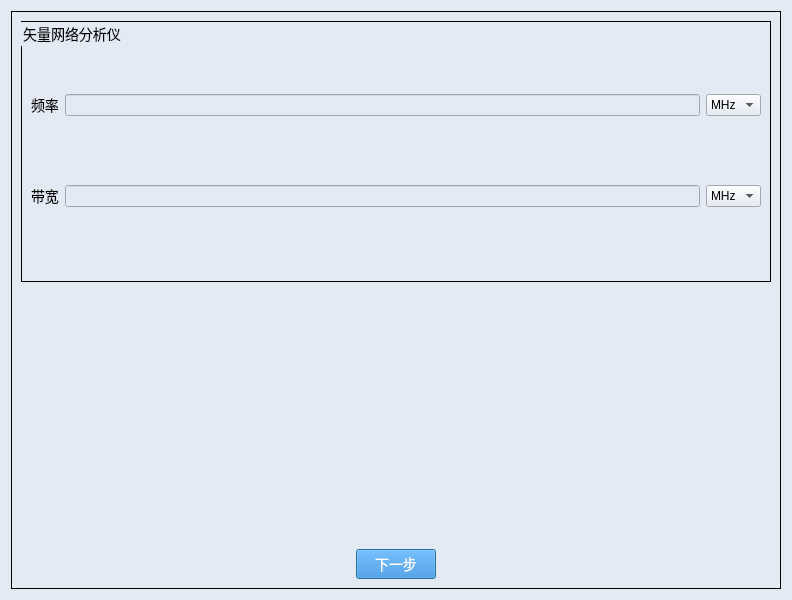
<?xml version="1.0" encoding="UTF-8"?>
<ui version="4.0">
 <class>Dialog</class>
 <widget class="QDialog" name="Dialog">
  <property name="geometry">
   <rect>
    <x>0</x>
    <y>0</y>
    <width>792</width>
    <height>600</height>
   </rect>
  </property>
  <property name="font">
   <font>
    <family>Microsoft YaHei</family>
    <pointsize>14</pointsize>
   </font>
  </property>
  <property name="windowTitle">
   <string>Dialog</string>
  </property>
  <property name="styleSheet">
   <string notr="true">
QWidget{
background-color:#E3EAF4;
}
QLineEdit{
background-color:#E3EAF4;
}
QDialog{
background-color:#E3EAF4;
margin-top:10px;
}
QLabel{
font-size:14px;
font-family:Microsoft YaHei;
background-color:#E3EAF4;
}
QGroupBox{
font-size:14px;
font-family:Microsoft YaHei;
border:1px solid rgb(0, 0, 0);
background-color:#E3EAF4;
}
QPushButton{
background-color:#2884D8;
color: #FFFFFF;
font-size:14px;
font-family:Microsoft YaHei;
}
QTextBrowser{
border-width:0;
border-style:outset;
background-color:#E3EAF4;
}
QGraphicsView{
background-color:#E3EAF4;
border-width:0;
border-style:outset;
}</string>
  </property>
  <layout class="QGridLayout" name="gridLayout_2">
   <item row="0" column="0">
    <widget class="QGroupBox" name="groupBox">
     <property name="title">
      <string/>
     </property>
     <layout class="QGridLayout" name="gridLayout_4" rowstretch="1,0,1,0">
      <item row="3" column="0" colspan="2">
       <layout class="QGridLayout" name="gridLayout">
        <item row="0" column="0">
         <spacer name="horizontalSpacer">
          <property name="orientation">
           <enum>Qt::Horizontal</enum>
          </property>
          <property name="sizeHint" stdset="0">
           <size>
            <width>40</width>
            <height>20</height>
           </size>
          </property>
         </spacer>
        </item>
        <item row="0" column="1">
         <widget class="QPushButton" name="pushButton_next">
          <property name="text">
           <string>下一步</string>
          </property>
         </widget>
        </item>
        <item row="0" column="2">
         <spacer name="horizontalSpacer_2">
          <property name="orientation">
           <enum>Qt::Horizontal</enum>
          </property>
          <property name="sizeHint" stdset="0">
           <size>
            <width>40</width>
            <height>20</height>
           </size>
          </property>
         </spacer>
        </item>
       </layout>
      </item>
      <item row="0" column="0" rowspan="2" colspan="2">
       <layout class="QHBoxLayout" name="horizontalLayout">
        <item>
         <widget class="QGroupBox" name="groupBox_4">
          <property name="title">
           <string>矢量网络分析仪</string>
          </property>
          <layout class="QGridLayout" name="gridLayout_5">
           <item row="0" column="0">
            <widget class="QLabel" name="label_7">
             <property name="text">
              <string>频率</string>
             </property>
            </widget>
           </item>
           <item row="1" column="1">
            <widget class="QLineEdit" name="lineEdit_bw_na"/>
           </item>
           <item row="1" column="2">
            <widget class="QComboBox" name="comboBox_sa_bw">
             <item>
              <property name="text">
               <string>MHz</string>
              </property>
             </item>
            </widget>
           </item>
           <item row="0" column="1">
            <widget class="QLineEdit" name="lineEdit_freq_na"/>
           </item>
           <item row="1" column="0">
            <widget class="QLabel" name="label_8">
             <property name="text">
              <string>带宽</string>
             </property>
            </widget>
           </item>
           <item row="0" column="2">
            <widget class="QComboBox" name="comboBox_na_freq">
             <item>
              <property name="text">
               <string>MHz</string>
              </property>
             </item>
            </widget>
           </item>
          </layout>
         </widget>
        </item>
       </layout>
      </item>
     </layout>
    </widget>
   </item>
  </layout>
 </widget>
 <resources>
  <include location="iconQrc.qrc"/>
 </resources>
 <connections/>
</ui>
